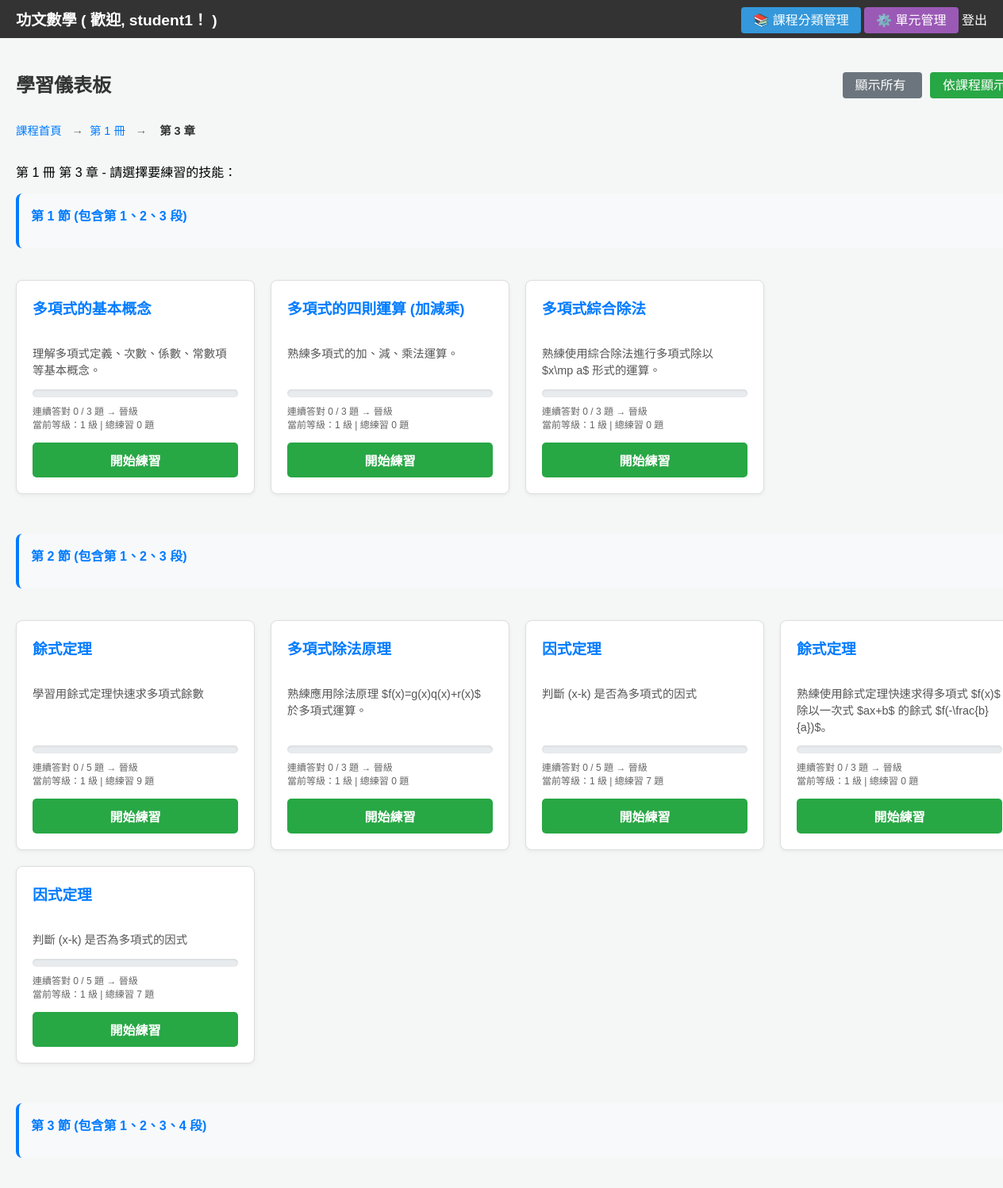
Page /dashboard?view=curriculum&volume=1&chapter=3 (signed in, upper part) on the earlier database version.
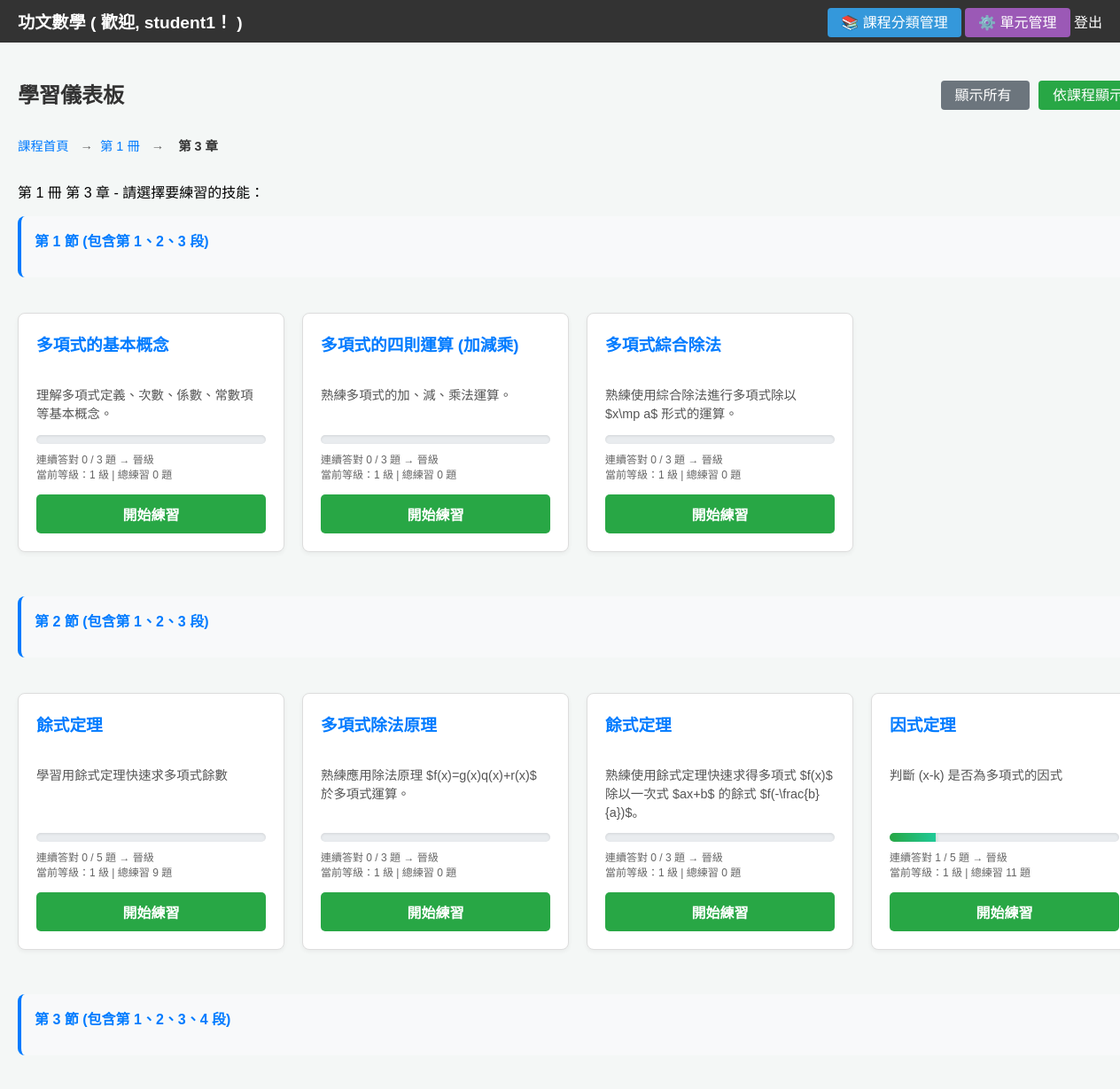
Same page on the later database version.
### tables this page shows
CREATE TABLE skill_curriculum (
            id INTEGER PRIMARY KEY AUTOINCREMENT,
            volume INTEGER NOT NULL,
            chapter INTEGER NOT NULL,
            section INTEGER NOT NULL,
            paragraph INTEGER NOT NULL,
            skill_id TEXT NOT NULL,
            display_order INTEGER DEFAULT 0,
            FOREIGN KEY (skill_id) REFERENCES skills_info (skill_id) ON DELETE CASCADE,
            UNIQUE(volume, chapter, section, paragraph, skill_id)
        );

CREATE TABLE skills_info (
            skill_id TEXT PRIMARY KEY,
            skill_en_name TEXT NOT NULL,
            skill_ch_name TEXT NOT NULL,
            description TEXT NOT NULL,
            gemini_prompt TEXT NOT NULL,
            consecutive_correct_required INTEGER DEFAULT 10,
            is_active BOOLEAN DEFAULT TRUE,
            order_index INTEGER DEFAULT 0
        );

### app.py (the view, shortened to what this page needs)
@app.route('/dashboard')
@login_required
def dashboard():
    view_mode = request.args.get('view', 'all')  # 'all' 或 'curriculum'
    volume = request.args.get('volume', type=int)
    chapter = request.args.get('chapter', type=int)
    conn = sqlite3.connect('users.db')
    c = conn.cursor()
    c.execute('''
        SELECT skill_id, consecutive_correct, questions_solved, current_level
        FROM progress
        WHERE user_id = ?
    ''', (current_user.id,))
    progress_rows = c.fetchall()
    conn.close()
    progress_dict = {row[0]: row for row in progress_rows}
    if view_mode == 'curriculum':
        from core.utils import get_volumes, get_chapters_by_volume, get_skills_by_volume_chapter
        if volume and chapter:
            skills_raw = get_skills_by_volume_chapter(volume, chapter)
            all_skills_with_progress = []
            for s in skills_raw:
                prog = progress_dict.get(s['skill_id'], (s['skill_id'], 0, 0, 1))
                all_skills_with_progress.append({
                    **s,
                    'consecutive_correct': prog[1],
                    'questions_solved': prog[2],
                    'current_level': prog[3],
                })
            grouped_sections = []
            current_section = None
            current_skills = []
            section_paragraphs = set()  # 記錄該節包含的所有段
            for skill in all_skills_with_progress:
                if skill['section'] != current_section:
                    if current_section is not None:
                        sorted_paras = sorted(section_paragraphs)
                        para_str = '、'.join(map(str, sorted_paras)) if len(sorted_paras) > 1 else str(sorted_paras[0]) if sorted_paras else ''
                        grouped_sections.append({
                            'section': current_section,
                            'paragraphs': sorted_paras,  # 該節包含的所有段
                            'paragraphs_str': para_str,  # 段落字符串，用於顯示
                            'skills': current_skills.copy()
                        })
                    current_section = skill['section']
                    current_skills = []
                    section_paragraphs = set()
                current_skills.append(skill)
                section_paragraphs.add(skill['paragraph'])
            if current_section is not None:
                sorted_paras = sorted(section_paragraphs)
                para_str = '、'.join(map(str, sorted_paras)) if len(sorted_paras) > 1 else str(sorted_paras[0]) if sorted_paras else ''
                grouped_sections.append({
                    'section': current_section,
                    'paragraphs': sorted_paras,  # 該節包含的所有段
                    'paragraphs_str': para_str,  # 段落字符串，用於顯示
                    'skills': current_skills.copy()
                })
            return render_template('dashboard.html',
                                 view_mode='curriculum',
                                 level='skills',  # 第三層
                                 volume=volume,
                                 chapter=chapter,
                                 grouped_sections=grouped_sections, # 傳遞按節/段分組的數據
                                 username=current_user.username)

### app.py (called while the page is built)
@login_manager.user_loader
def load_user(user_id):
    conn = sqlite3.connect('users.db')
    c = conn.cursor()
    c.execute("SELECT id, username FROM users WHERE id = ?", (user_id,))
    row = c.fetchone()
    conn.close()
    if row:
        return User(row[0], row[1])
    return None

### core/utils.py (called while the page is built)
def get_skills_by_volume_chapter(volume, chapter):
    conn = sqlite3.connect('users.db')
    c = conn.cursor()
    c.execute('''
        SELECT sc.section, sc.paragraph,
               sc.skill_id, sc.display_order,
               si.skill_ch_name, si.skill_en_name, si.description,
               si.consecutive_correct_required
        FROM skill_curriculum sc
        JOIN skills_info si ON sc.skill_id = si.skill_id
        WHERE sc.volume = ? AND sc.chapter = ? AND si.is_active = 1
        ORDER BY sc.section, sc.paragraph, sc.display_order
    ''', (volume, chapter))
    rows = c.fetchall()
    conn.close()
    return [{
        'section': r[0],
        'paragraph': r[1],
        'skill_id': r[2],
        'display_order': r[3],
        'skill_ch_name': r[4],
        'skill_en_name': r[5],
        'description': r[6],
        'consecutive_correct_required': r[7]
    } for r in rows]

### templates/dashboard.html (shortened to what the changed rows need)
<!DOCTYPE html>
<html lang="zh-Hant">
<head>
</head>
<body>
    <div class="container">
        <div style="display: flex; justify-content: space-between; align-items: center; margin-bottom: 20px;">
            <h2 style="margin: 0;">學習儀表板</h2>
        </div>
        {% if view_mode == 'curriculum' %}
            {% if level == 'volumes' %}
                <p>請選擇要查看的冊：</p>
                <div class="level-grid">
                    {% for vol in volumes %}
                    <a href="{{ url_for('dashboard', view='curriculum', volume=vol) }}" style="text-decoration: none;">
                        <div class="level-card volume-card">
                            <h3>第 {{ vol }} 冊</h3>
                        </div>
                    </a>
                    {% endfor %}
                </div>
            {% elif level == 'skills' %}
                <div class="skill-grid curriculum-skills" style="display: grid !important; grid-template-columns: repeat(4, 1fr) !important; gap: 20px; width: 100%;">
                    {% for section_group in grouped_sections %}
                        <div class="skill-section-group" style="grid-column: 1 / -1;">
                            <h4>第 {{ section_group.section }} 節
                                {% if section_group.paragraphs|length > 1 %}
                                    (包含第 {{ section_group.paragraphs_str }} 段)
                                {% elif section_group.paragraphs|length == 1 %}
                                    第 {{ section_group.paragraphs_str }} 段
                                {% endif %}
                            </h4>
                        </div>
                        {% for skill in section_group.skills %}
                            <div class="skill-card" style="width: 100%; max-width: 100%;">
                                <h3>{{ skill.skill_ch_name }}</h3>
                                <p>{{ skill.description }}</p>
                                <div class="progress-info">
                                    <div class="progress-bar">
                                        <div class="progress-fill" style="width: {{ (skill.consecutive_correct / skill.consecutive_correct_required) * 100 }}%"></div>
                                    </div>
                                    <small>連續答對 {{ skill.consecutive_correct }} / {{ skill.consecutive_correct_required }} 題 → 晉級</small>
                                    <br>
                                    <small>當前等級：{{ skill.current_level }} 級 | 總練習 {{ skill.questions_solved }} 題</small>
                                </div>
                                <a href="{{ url_for('practice', skill_id=skill.skill_id) }}" class="btn-practice">
                                    開始練習
                                </a>
                            </div>
                        {% endfor %}
                    {% endfor %}
                </div>
            {% endif %}
        {% endif %}
    </div>
</body>
</html>

Differences in the rows shown:
removed skill_curriculum: skill_ch_name "因式定理", description "判斷 (x-k) 是否為多項式的因式", consecutive_correct "0", consecutive_correct_required "5", current_level "1", questions_solved "7", shown under "2"
computed for skill_curriculum "因式定理": consecutive_correct "0" → "1"; questions_solved "7" → "11"
